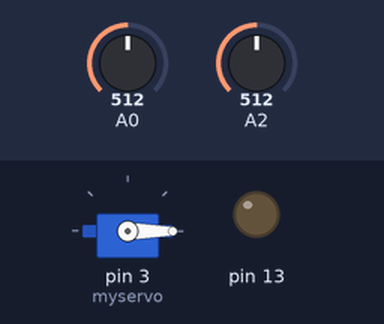
This sketch was run on a simulated Arduino Uno, built with avr-gcc and run on an emulated ATmega328P. Parts: servo, output pins drawn as LEDs (lit = HIGH). The inputs (shaded band) are chosen by the test bench; at power-on: A0 = 512, A2 = 512. What the sketch prints to the serial monitor is not drawn.

Above: at 0.2 s.
Timing chart, 0 to 1.7 s (numbered marks = the images above):
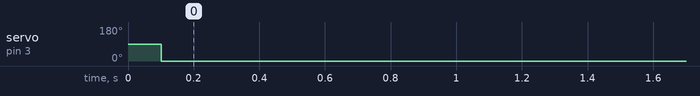

The sketch:

HoloboardAndServo.ino
```cpp
#include "Arduino.h"
#include "UnityConnector.hpp"

#include <Servo.h>
Servo myservo;  // create servo object to control a servo


// channels with unity
int C1,C2,C3;

void setup() {

  myservo.attach(3);

  pinMode(13, OUTPUT);

  pinMode(A0, INPUT);
  pinMode(A2, INPUT);

  SERIALU_AddInputChannel("C3",&C3);

  SERIALU_AddOutputChannel("C1",&C1);
  SERIALU_AddOutputChannel("C2",&C2);

  // begin serial communication
  Serial.begin(9600);
  Serial.setTimeout(100);
}


void loop()
{
  // receive from unity & send data to unity
  SERIAL_CheckSerialMessages();
  SERIALU_SimpleChannelSenderAll();


  C1 = analogRead(A0);
  C2 = analogRead(A2);

  int val = map(C3, 0, 1023, 0, 180);     // scale it to use it with the servo (value between 0 and 180)

  myservo.write(val);

}
```

UnityConnector.hpp
```cpp
#include "Arduino.h"

// ----------- UNITY CHANNELS ----------------------
// ----------- UNITY CHANNELS ----------------------

const int MAX_CHANNELS = 5;

typedef void FuncSVoid(String&);
typedef void FuncSInt(String&, int);


// database of channel names and variables
String inputChannelNames[MAX_CHANNELS];
int* inputChannelVariables[MAX_CHANNELS];
String outputChannelNames[MAX_CHANNELS];
int* outputChannelVariables[MAX_CHANNELS];

// tracks how many inputs/outputs we used
int iinputs=0;
int ioutputs=0;

// register a new input channel and variable
void SERIALU_AddInputChannel(String channelName, int* channelVar) {
  inputChannelNames[iinputs]=channelName;
  inputChannelVariables[iinputs]=channelVar;
  iinputs++;
}
// register a new output channel and variable
void SERIALU_AddOutputChannel(String channelName, int* channelVar) {
  outputChannelNames[ioutputs]=channelName;
  outputChannelVariables[ioutputs]=channelVar;
  ioutputs++;
}


// send a channel to unity
void SERIALU_SendToUnity(String cname, int* val) {
  Serial.println(":"+cname+":"+String(*val));
}

// respond to receiving a new value, and set it in the database
void SERIALU_SimpleChannelResponderAll(String& channelName, int newVal) {
  for (int i=0; i<MAX_CHANNELS; i++) {
    if (inputChannelNames[i]!=NULL && inputChannelNames[i].equals(channelName)) {
      (*inputChannelVariables[i]) = newVal;
    }
  }
}
// send all the output channel variables
void SERIALU_SimpleChannelSenderAll() {
  for (int i=0; i<MAX_CHANNELS; i++) {
    if (outputChannelNames[i] != NULL) {
      SERIALU_SendToUnity(outputChannelNames[i], outputChannelVariables[i]);
    }
  }
}

// pointer to function that handles new values received for a channel
const FuncSInt* SERIALU_FNRESPONSE_NEWCHANVALUE = SERIALU_SimpleChannelResponderAll;


// receive serial messages and parse them
// Format is :X:V where X is a 2-character channel (ex: "C2") and V is an integer value
// But a lot of the time the Unity library might send broken messages
void SERIAL_CheckSerialMessages() {
  String result = Serial.readStringUntil('\n');
  if (result.length() > 1) {
    //Serial.println("Arduino received: "+result+" ("+result.length()+")");

    if (result.startsWith(":")) {

      if (result.length()<=4 || !result.substring(3,4).equals(":")) {
        // bad message
        return;
      }

      String cname = result.substring(1,3); // get channel name
      String v = result.substring(4); // PERF: shouldn't use a new string here
      int vi = v.toInt();

      // check if this substring is concatenated with others
      int spliti = v.indexOf(":");
      if (spliti >= 0) {
        // TODO: Sometimes we receive from Unity multiple things overlapped with each other, not sure why that can happen.

        Serial.println("ARDUINO ERROR - Received bad message: "+result);

        return;

        /*
        // attempts to salvage the message
        v = v.substring(0, spliti);

        if (v.length()<=0) {
          // bad message
          return;
        }

        vi = v.toInt();
        */
      }


      SERIALU_FNRESPONSE_NEWCHANVALUE(cname, vi);
    }
  }
}
```

Measured:
- by itself, servo on pin 3 (myservo): 90° → 0° at 0.10 s
